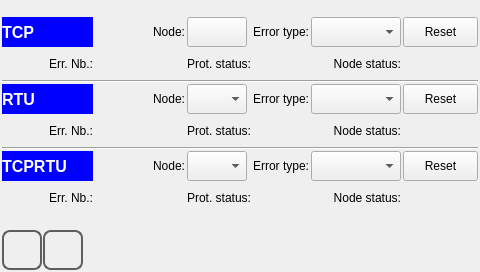
<?xml version="1.0" encoding="UTF-8"?>
<ui version="4.0">
 <class>comm_status</class>
 <widget class="QWidget" name="comm_status">
  <property name="geometry">
   <rect>
    <x>0</x>
    <y>0</y>
    <width>480</width>
    <height>272</height>
   </rect>
  </property>
  <property name="windowTitle">
   <string>comm_status</string>
  </property>
  <property name="styleSheet">
   <string notr="true">
QWidget#comm_status
{
}
QLabel
{
border-width: 2px;
}   </string>
  </property>
  <layout class="QVBoxLayout" name="verticalLayout">
   <property name="spacing">
    <number>1</number>
   </property>
   <property name="margin">
    <number>2</number>
   </property>
   <item>
    <spacer name="verticalSpacer_2">
     <property name="orientation">
      <enum>Qt::Vertical</enum>
     </property>
     <property name="sizeHint" stdset="0">
      <size>
       <width>20</width>
       <height>40</height>
      </size>
     </property>
    </spacer>
   </item>
   <item>
    <layout class="QGridLayout" name="gridLayout_3">
     <property name="margin">
      <number>0</number>
     </property>
     <property name="spacing">
      <number>2</number>
     </property>
     <item row="1" column="0">
      <widget class="QLabel" name="labelConuterTCPtxt">
       <property name="sizePolicy">
        <sizepolicy hsizetype="Preferred" vsizetype="Preferred">
         <horstretch>0</horstretch>
         <verstretch>0</verstretch>
        </sizepolicy>
       </property>
       <property name="minimumSize">
        <size>
         <width>0</width>
         <height>30</height>
        </size>
       </property>
       <property name="text">
        <string>Err. Nb.:</string>
       </property>
       <property name="alignment">
        <set>Qt::AlignRight|Qt::AlignTrailing|Qt::AlignVCenter</set>
       </property>
      </widget>
     </item>
     <item row="1" column="1">
      <widget class="QLabel" name="labelConuterTCPval">
       <property name="sizePolicy">
        <sizepolicy hsizetype="Preferred" vsizetype="Preferred">
         <horstretch>0</horstretch>
         <verstretch>0</verstretch>
        </sizepolicy>
       </property>
       <property name="text">
        <string/>
       </property>
      </widget>
     </item>
     <item row="1" column="4">
      <widget class="QLabel" name="labelErrorBitTCPtxt">
       <property name="sizePolicy">
        <sizepolicy hsizetype="Preferred" vsizetype="Preferred">
         <horstretch>0</horstretch>
         <verstretch>0</verstretch>
        </sizepolicy>
       </property>
       <property name="minimumSize">
        <size>
         <width>0</width>
         <height>30</height>
        </size>
       </property>
       <property name="text">
        <string>Node status:</string>
       </property>
       <property name="alignment">
        <set>Qt::AlignRight|Qt::AlignTrailing|Qt::AlignVCenter</set>
       </property>
      </widget>
     </item>
     <item row="1" column="5">
      <widget class="QLabel" name="labelErrorBitTCPval">
       <property name="sizePolicy">
        <sizepolicy hsizetype="Preferred" vsizetype="Preferred">
         <horstretch>0</horstretch>
         <verstretch>0</verstretch>
        </sizepolicy>
       </property>
       <property name="minimumSize">
        <size>
         <width>20</width>
         <height>20</height>
        </size>
       </property>
       <property name="maximumSize">
        <size>
         <width>20</width>
         <height>20</height>
        </size>
       </property>
       <property name="styleSheet">
        <string notr="true"/>
       </property>
       <property name="text">
        <string/>
       </property>
      </widget>
     </item>
     <item row="1" column="3">
      <widget class="QLabel" name="labelErrorStatusTCPval">
       <property name="sizePolicy">
        <sizepolicy hsizetype="Preferred" vsizetype="Preferred">
         <horstretch>0</horstretch>
         <verstretch>0</verstretch>
        </sizepolicy>
       </property>
       <property name="minimumSize">
        <size>
         <width>20</width>
         <height>20</height>
        </size>
       </property>
       <property name="maximumSize">
        <size>
         <width>20</width>
         <height>20</height>
        </size>
       </property>
       <property name="text">
        <string/>
       </property>
      </widget>
     </item>
     <item row="1" column="2">
      <widget class="QLabel" name="labelErrorStatusTCPtxt">
       <property name="sizePolicy">
        <sizepolicy hsizetype="Preferred" vsizetype="Preferred">
         <horstretch>0</horstretch>
         <verstretch>0</verstretch>
        </sizepolicy>
       </property>
       <property name="minimumSize">
        <size>
         <width>0</width>
         <height>30</height>
        </size>
       </property>
       <property name="text">
        <string>Prot. status:</string>
       </property>
       <property name="alignment">
        <set>Qt::AlignRight|Qt::AlignTrailing|Qt::AlignVCenter</set>
       </property>
      </widget>
     </item>
     <item row="0" column="1">
      <widget class="QLabel" name="labelNodeTCP">
       <property name="sizePolicy">
        <sizepolicy hsizetype="Preferred" vsizetype="Preferred">
         <horstretch>0</horstretch>
         <verstretch>0</verstretch>
        </sizepolicy>
       </property>
       <property name="minimumSize">
        <size>
         <width>0</width>
         <height>30</height>
        </size>
       </property>
       <property name="text">
        <string>Node:</string>
       </property>
       <property name="alignment">
        <set>Qt::AlignRight|Qt::AlignTrailing|Qt::AlignVCenter</set>
       </property>
      </widget>
     </item>
     <item row="0" column="2">
      <widget class="QPushButton" name="pushButtonNodeTCP">
       <property name="sizePolicy">
        <sizepolicy hsizetype="Preferred" vsizetype="Preferred">
         <horstretch>0</horstretch>
         <verstretch>0</verstretch>
        </sizepolicy>
       </property>
       <property name="minimumSize">
        <size>
         <width>50</width>
         <height>30</height>
        </size>
       </property>
       <property name="maximumSize">
        <size>
         <width>60</width>
         <height>16777215</height>
        </size>
       </property>
       <property name="text">
        <string/>
       </property>
      </widget>
     </item>
     <item row="0" column="3">
      <widget class="QLabel" name="labelTypeTCP">
       <property name="sizePolicy">
        <sizepolicy hsizetype="Preferred" vsizetype="Preferred">
         <horstretch>0</horstretch>
         <verstretch>0</verstretch>
        </sizepolicy>
       </property>
       <property name="minimumSize">
        <size>
         <width>0</width>
         <height>30</height>
        </size>
       </property>
       <property name="text">
        <string>Error type:</string>
       </property>
       <property name="alignment">
        <set>Qt::AlignRight|Qt::AlignTrailing|Qt::AlignVCenter</set>
       </property>
      </widget>
     </item>
     <item row="0" column="4">
      <widget class="QComboBox" name="comboBoxTypeTCP">
       <property name="sizePolicy">
        <sizepolicy hsizetype="Preferred" vsizetype="Preferred">
         <horstretch>0</horstretch>
         <verstretch>0</verstretch>
        </sizepolicy>
       </property>
       <property name="minimumSize">
        <size>
         <width>90</width>
         <height>30</height>
        </size>
       </property>
       <property name="maximumSize">
        <size>
         <width>90</width>
         <height>16777215</height>
        </size>
       </property>
      </widget>
     </item>
     <item row="0" column="5">
      <widget class="QPushButton" name="pushButtonResetTCP">
       <property name="sizePolicy">
        <sizepolicy hsizetype="Preferred" vsizetype="Preferred">
         <horstretch>0</horstretch>
         <verstretch>0</verstretch>
        </sizepolicy>
       </property>
       <property name="minimumSize">
        <size>
         <width>75</width>
         <height>30</height>
        </size>
       </property>
       <property name="maximumSize">
        <size>
         <width>75</width>
         <height>16777215</height>
        </size>
       </property>
       <property name="text">
        <string>Reset</string>
       </property>
      </widget>
     </item>
     <item row="0" column="0">
      <widget class="QLabel" name="labelTCP">
       <property name="sizePolicy">
        <sizepolicy hsizetype="Preferred" vsizetype="Preferred">
         <horstretch>0</horstretch>
         <verstretch>0</verstretch>
        </sizepolicy>
       </property>
       <property name="minimumSize">
        <size>
         <width>0</width>
         <height>30</height>
        </size>
       </property>
       <property name="font">
        <font>
         <pointsize>12</pointsize>
         <weight>75</weight>
         <bold>true</bold>
        </font>
       </property>
       <property name="styleSheet">
        <string notr="true">background-color: rgb(0, 0, 255); color: rgb(255,255,255);</string>
       </property>
       <property name="text">
        <string>TCP</string>
       </property>
       <property name="alignment">
        <set>Qt::AlignLeading|Qt::AlignLeft|Qt::AlignVCenter</set>
       </property>
      </widget>
     </item>
    </layout>
   </item>
   <item>
    <widget class="Line" name="line_2">
     <property name="orientation">
      <enum>Qt::Horizontal</enum>
     </property>
    </widget>
   </item>
   <item>
    <layout class="QGridLayout" name="gridLayout">
     <property name="margin">
      <number>0</number>
     </property>
     <property name="spacing">
      <number>2</number>
     </property>
     <item row="1" column="0">
      <widget class="QLabel" name="labelConuterRTUtxt">
       <property name="sizePolicy">
        <sizepolicy hsizetype="Preferred" vsizetype="Preferred">
         <horstretch>0</horstretch>
         <verstretch>0</verstretch>
        </sizepolicy>
       </property>
       <property name="minimumSize">
        <size>
         <width>0</width>
         <height>30</height>
        </size>
       </property>
       <property name="text">
        <string>Err. Nb.:</string>
       </property>
       <property name="alignment">
        <set>Qt::AlignRight|Qt::AlignTrailing|Qt::AlignVCenter</set>
       </property>
      </widget>
     </item>
     <item row="1" column="1">
      <widget class="QLabel" name="labelConuterRTUval">
       <property name="sizePolicy">
        <sizepolicy hsizetype="Preferred" vsizetype="Preferred">
         <horstretch>0</horstretch>
         <verstretch>0</verstretch>
        </sizepolicy>
       </property>
       <property name="text">
        <string/>
       </property>
      </widget>
     </item>
     <item row="1" column="2">
      <widget class="QLabel" name="labelErrorStatusRTUtxt">
       <property name="sizePolicy">
        <sizepolicy hsizetype="Preferred" vsizetype="Preferred">
         <horstretch>0</horstretch>
         <verstretch>0</verstretch>
        </sizepolicy>
       </property>
       <property name="minimumSize">
        <size>
         <width>0</width>
         <height>30</height>
        </size>
       </property>
       <property name="text">
        <string>Prot. status:</string>
       </property>
       <property name="alignment">
        <set>Qt::AlignRight|Qt::AlignTrailing|Qt::AlignVCenter</set>
       </property>
      </widget>
     </item>
     <item row="1" column="3">
      <widget class="QLabel" name="labelErrorStatusRTUval">
       <property name="sizePolicy">
        <sizepolicy hsizetype="Preferred" vsizetype="Preferred">
         <horstretch>0</horstretch>
         <verstretch>0</verstretch>
        </sizepolicy>
       </property>
       <property name="minimumSize">
        <size>
         <width>20</width>
         <height>20</height>
        </size>
       </property>
       <property name="maximumSize">
        <size>
         <width>20</width>
         <height>20</height>
        </size>
       </property>
       <property name="text">
        <string/>
       </property>
      </widget>
     </item>
     <item row="1" column="4">
      <widget class="QLabel" name="labelErrorBitRTUtxt">
       <property name="sizePolicy">
        <sizepolicy hsizetype="Preferred" vsizetype="Preferred">
         <horstretch>0</horstretch>
         <verstretch>0</verstretch>
        </sizepolicy>
       </property>
       <property name="minimumSize">
        <size>
         <width>0</width>
         <height>30</height>
        </size>
       </property>
       <property name="text">
        <string>Node status:</string>
       </property>
       <property name="alignment">
        <set>Qt::AlignRight|Qt::AlignTrailing|Qt::AlignVCenter</set>
       </property>
      </widget>
     </item>
     <item row="1" column="5">
      <widget class="QLabel" name="labelErrorBitRTUval">
       <property name="sizePolicy">
        <sizepolicy hsizetype="Preferred" vsizetype="Preferred">
         <horstretch>0</horstretch>
         <verstretch>0</verstretch>
        </sizepolicy>
       </property>
       <property name="minimumSize">
        <size>
         <width>20</width>
         <height>20</height>
        </size>
       </property>
       <property name="maximumSize">
        <size>
         <width>20</width>
         <height>20</height>
        </size>
       </property>
       <property name="text">
        <string/>
       </property>
      </widget>
     </item>
     <item row="0" column="1">
      <widget class="QLabel" name="labelNodeRTU">
       <property name="sizePolicy">
        <sizepolicy hsizetype="Preferred" vsizetype="Preferred">
         <horstretch>0</horstretch>
         <verstretch>0</verstretch>
        </sizepolicy>
       </property>
       <property name="minimumSize">
        <size>
         <width>0</width>
         <height>30</height>
        </size>
       </property>
       <property name="text">
        <string>Node:</string>
       </property>
       <property name="alignment">
        <set>Qt::AlignRight|Qt::AlignTrailing|Qt::AlignVCenter</set>
       </property>
      </widget>
     </item>
     <item row="0" column="2">
      <widget class="QComboBox" name="comboBoxNodeRTU">
       <property name="sizePolicy">
        <sizepolicy hsizetype="Preferred" vsizetype="Preferred">
         <horstretch>0</horstretch>
         <verstretch>0</verstretch>
        </sizepolicy>
       </property>
       <property name="minimumSize">
        <size>
         <width>50</width>
         <height>30</height>
        </size>
       </property>
       <property name="maximumSize">
        <size>
         <width>60</width>
         <height>16777215</height>
        </size>
       </property>
      </widget>
     </item>
     <item row="0" column="3">
      <widget class="QLabel" name="labelTypeRTU">
       <property name="sizePolicy">
        <sizepolicy hsizetype="Preferred" vsizetype="Preferred">
         <horstretch>0</horstretch>
         <verstretch>0</verstretch>
        </sizepolicy>
       </property>
       <property name="minimumSize">
        <size>
         <width>0</width>
         <height>30</height>
        </size>
       </property>
       <property name="text">
        <string>Error type:</string>
       </property>
       <property name="alignment">
        <set>Qt::AlignRight|Qt::AlignTrailing|Qt::AlignVCenter</set>
       </property>
      </widget>
     </item>
     <item row="0" column="4">
      <widget class="QComboBox" name="comboBoxTypeRTU">
       <property name="sizePolicy">
        <sizepolicy hsizetype="Preferred" vsizetype="Preferred">
         <horstretch>0</horstretch>
         <verstretch>0</verstretch>
        </sizepolicy>
       </property>
       <property name="minimumSize">
        <size>
         <width>90</width>
         <height>30</height>
        </size>
       </property>
       <property name="maximumSize">
        <size>
         <width>90</width>
         <height>16777215</height>
        </size>
       </property>
      </widget>
     </item>
     <item row="0" column="5">
      <widget class="QPushButton" name="pushButtonResetRTU">
       <property name="sizePolicy">
        <sizepolicy hsizetype="Preferred" vsizetype="Preferred">
         <horstretch>0</horstretch>
         <verstretch>0</verstretch>
        </sizepolicy>
       </property>
       <property name="minimumSize">
        <size>
         <width>75</width>
         <height>30</height>
        </size>
       </property>
       <property name="maximumSize">
        <size>
         <width>75</width>
         <height>16777215</height>
        </size>
       </property>
       <property name="text">
        <string>Reset</string>
       </property>
      </widget>
     </item>
     <item row="0" column="0">
      <widget class="QLabel" name="labelRTU">
       <property name="sizePolicy">
        <sizepolicy hsizetype="Preferred" vsizetype="Preferred">
         <horstretch>0</horstretch>
         <verstretch>0</verstretch>
        </sizepolicy>
       </property>
       <property name="minimumSize">
        <size>
         <width>0</width>
         <height>30</height>
        </size>
       </property>
       <property name="font">
        <font>
         <pointsize>12</pointsize>
         <weight>75</weight>
         <bold>true</bold>
        </font>
       </property>
       <property name="styleSheet">
        <string notr="true">background-color: rgb(0, 0, 255); color: rgb(255,255,255);</string>
       </property>
       <property name="text">
        <string>RTU</string>
       </property>
       <property name="alignment">
        <set>Qt::AlignLeading|Qt::AlignLeft|Qt::AlignVCenter</set>
       </property>
      </widget>
     </item>
    </layout>
   </item>
   <item>
    <widget class="Line" name="line">
     <property name="orientation">
      <enum>Qt::Horizontal</enum>
     </property>
    </widget>
   </item>
   <item>
    <layout class="QGridLayout" name="gridLayout_2">
     <property name="margin">
      <number>0</number>
     </property>
     <property name="spacing">
      <number>2</number>
     </property>
     <item row="1" column="0">
      <widget class="QLabel" name="labelConuterTCPRTUtxt">
       <property name="sizePolicy">
        <sizepolicy hsizetype="Preferred" vsizetype="Preferred">
         <horstretch>0</horstretch>
         <verstretch>0</verstretch>
        </sizepolicy>
       </property>
       <property name="minimumSize">
        <size>
         <width>0</width>
         <height>30</height>
        </size>
       </property>
       <property name="text">
        <string>Err. Nb.:</string>
       </property>
       <property name="alignment">
        <set>Qt::AlignRight|Qt::AlignTrailing|Qt::AlignVCenter</set>
       </property>
      </widget>
     </item>
     <item row="1" column="1">
      <widget class="QLabel" name="labelConuterTCPRTUval">
       <property name="sizePolicy">
        <sizepolicy hsizetype="Preferred" vsizetype="Preferred">
         <horstretch>0</horstretch>
         <verstretch>0</verstretch>
        </sizepolicy>
       </property>
       <property name="text">
        <string/>
       </property>
      </widget>
     </item>
     <item row="1" column="3">
      <widget class="QLabel" name="labelErrorStatusTCPRTUval">
       <property name="sizePolicy">
        <sizepolicy hsizetype="Preferred" vsizetype="Preferred">
         <horstretch>0</horstretch>
         <verstretch>0</verstretch>
        </sizepolicy>
       </property>
       <property name="minimumSize">
        <size>
         <width>20</width>
         <height>20</height>
        </size>
       </property>
       <property name="maximumSize">
        <size>
         <width>20</width>
         <height>20</height>
        </size>
       </property>
       <property name="text">
        <string/>
       </property>
      </widget>
     </item>
     <item row="1" column="5">
      <widget class="QLabel" name="labelErrorBitTCPRTUval">
       <property name="sizePolicy">
        <sizepolicy hsizetype="Preferred" vsizetype="Preferred">
         <horstretch>0</horstretch>
         <verstretch>0</verstretch>
        </sizepolicy>
       </property>
       <property name="minimumSize">
        <size>
         <width>20</width>
         <height>20</height>
        </size>
       </property>
       <property name="maximumSize">
        <size>
         <width>20</width>
         <height>20</height>
        </size>
       </property>
       <property name="text">
        <string/>
       </property>
      </widget>
     </item>
     <item row="1" column="2">
      <widget class="QLabel" name="labelErrorStatusTCPRTUtxt">
       <property name="sizePolicy">
        <sizepolicy hsizetype="Preferred" vsizetype="Preferred">
         <horstretch>0</horstretch>
         <verstretch>0</verstretch>
        </sizepolicy>
       </property>
       <property name="minimumSize">
        <size>
         <width>0</width>
         <height>30</height>
        </size>
       </property>
       <property name="text">
        <string>Prot. status:</string>
       </property>
       <property name="alignment">
        <set>Qt::AlignRight|Qt::AlignTrailing|Qt::AlignVCenter</set>
       </property>
      </widget>
     </item>
     <item row="1" column="4">
      <widget class="QLabel" name="labelErrorBitTCPRTUtxt">
       <property name="sizePolicy">
        <sizepolicy hsizetype="Preferred" vsizetype="Preferred">
         <horstretch>0</horstretch>
         <verstretch>0</verstretch>
        </sizepolicy>
       </property>
       <property name="minimumSize">
        <size>
         <width>0</width>
         <height>30</height>
        </size>
       </property>
       <property name="text">
        <string>Node status:</string>
       </property>
       <property name="alignment">
        <set>Qt::AlignRight|Qt::AlignTrailing|Qt::AlignVCenter</set>
       </property>
      </widget>
     </item>
     <item row="0" column="1">
      <widget class="QLabel" name="labelNodeTCPRTU">
       <property name="sizePolicy">
        <sizepolicy hsizetype="Preferred" vsizetype="Preferred">
         <horstretch>0</horstretch>
         <verstretch>0</verstretch>
        </sizepolicy>
       </property>
       <property name="minimumSize">
        <size>
         <width>0</width>
         <height>30</height>
        </size>
       </property>
       <property name="text">
        <string>Node:</string>
       </property>
       <property name="alignment">
        <set>Qt::AlignRight|Qt::AlignTrailing|Qt::AlignVCenter</set>
       </property>
      </widget>
     </item>
     <item row="0" column="2">
      <widget class="QComboBox" name="comboBoxNodeTCPRTU">
       <property name="minimumSize">
        <size>
         <width>50</width>
         <height>30</height>
        </size>
       </property>
       <property name="maximumSize">
        <size>
         <width>60</width>
         <height>16777215</height>
        </size>
       </property>
      </widget>
     </item>
     <item row="0" column="3">
      <widget class="QLabel" name="labelTypeTCPRTU">
       <property name="sizePolicy">
        <sizepolicy hsizetype="Preferred" vsizetype="Preferred">
         <horstretch>0</horstretch>
         <verstretch>0</verstretch>
        </sizepolicy>
       </property>
       <property name="minimumSize">
        <size>
         <width>0</width>
         <height>30</height>
        </size>
       </property>
       <property name="text">
        <string>Error type:</string>
       </property>
       <property name="alignment">
        <set>Qt::AlignRight|Qt::AlignTrailing|Qt::AlignVCenter</set>
       </property>
      </widget>
     </item>
     <item row="0" column="4">
      <widget class="QComboBox" name="comboBoxTypeTCPRTU">
       <property name="sizePolicy">
        <sizepolicy hsizetype="Preferred" vsizetype="Preferred">
         <horstretch>0</horstretch>
         <verstretch>0</verstretch>
        </sizepolicy>
       </property>
       <property name="minimumSize">
        <size>
         <width>90</width>
         <height>30</height>
        </size>
       </property>
       <property name="maximumSize">
        <size>
         <width>90</width>
         <height>16777215</height>
        </size>
       </property>
      </widget>
     </item>
     <item row="0" column="5">
      <widget class="QPushButton" name="pushButtonResetTCPRTU">
       <property name="sizePolicy">
        <sizepolicy hsizetype="Preferred" vsizetype="Preferred">
         <horstretch>0</horstretch>
         <verstretch>0</verstretch>
        </sizepolicy>
       </property>
       <property name="minimumSize">
        <size>
         <width>75</width>
         <height>30</height>
        </size>
       </property>
       <property name="maximumSize">
        <size>
         <width>75</width>
         <height>16777215</height>
        </size>
       </property>
       <property name="text">
        <string>Reset</string>
       </property>
      </widget>
     </item>
     <item row="0" column="0">
      <widget class="QLabel" name="labelTCPRTU">
       <property name="sizePolicy">
        <sizepolicy hsizetype="Preferred" vsizetype="Preferred">
         <horstretch>0</horstretch>
         <verstretch>0</verstretch>
        </sizepolicy>
       </property>
       <property name="minimumSize">
        <size>
         <width>0</width>
         <height>30</height>
        </size>
       </property>
       <property name="font">
        <font>
         <pointsize>12</pointsize>
         <weight>75</weight>
         <bold>true</bold>
        </font>
       </property>
       <property name="styleSheet">
        <string notr="true">background-color: rgb(0, 0, 255); color: rgb(255,255,255);</string>
       </property>
       <property name="text">
        <string>TCPRTU</string>
       </property>
       <property name="alignment">
        <set>Qt::AlignLeading|Qt::AlignLeft|Qt::AlignVCenter</set>
       </property>
      </widget>
     </item>
    </layout>
   </item>
   <item>
    <spacer name="verticalSpacer">
     <property name="orientation">
      <enum>Qt::Vertical</enum>
     </property>
     <property name="sizeHint" stdset="0">
      <size>
       <width>20</width>
       <height>40</height>
      </size>
     </property>
    </spacer>
   </item>
   <item>
    <layout class="QHBoxLayout" name="horizontalLayout_2">
     <item>
      <widget class="QPushButton" name="pushButtonHome">
       <property name="sizePolicy">
        <sizepolicy hsizetype="Minimum" vsizetype="Fixed">
         <horstretch>60</horstretch>
         <verstretch>60</verstretch>
        </sizepolicy>
       </property>
       <property name="minimumSize">
        <size>
         <width>40</width>
         <height>40</height>
        </size>
       </property>
       <property name="maximumSize">
        <size>
         <width>40</width>
         <height>40</height>
        </size>
       </property>
       <property name="focusPolicy">
        <enum>Qt::NoFocus</enum>
       </property>
       <property name="styleSheet">
        <string notr="true">QPushButton
{
border: 2px solid  rgb(94, 94, 94);
border-radius: 8px;
qproperty-icon: url(:/systemicons/img/Home.png);
qproperty-iconSize: 24px 24px;
qproperty-focusPolicy: NoFocus;
}
QPushButton:pressed
{
border: 2px solid  rgb(194, 194, 194);
background-color:  rgb(255, 255, 127);
}
QPushButton:disabled
{
border: 2px solid  rgb(194, 194, 194);
}
</string>
       </property>
       <property name="text">
        <string/>
       </property>
      </widget>
     </item>
     <item>
      <widget class="QPushButton" name="pushButtonBack">
       <property name="sizePolicy">
        <sizepolicy hsizetype="Minimum" vsizetype="Fixed">
         <horstretch>60</horstretch>
         <verstretch>60</verstretch>
        </sizepolicy>
       </property>
       <property name="minimumSize">
        <size>
         <width>40</width>
         <height>40</height>
        </size>
       </property>
       <property name="maximumSize">
        <size>
         <width>40</width>
         <height>40</height>
        </size>
       </property>
       <property name="focusPolicy">
        <enum>Qt::NoFocus</enum>
       </property>
       <property name="styleSheet">
        <string notr="true">QPushButton
{
border: 2px solid  rgb(94, 94, 94);
border-radius: 8px;
qproperty-icon: url(:/systemicons/img/Go_back.png);
qproperty-iconSize: 24px 24px;
qproperty-focusPolicy: NoFocus;
}
QPushButton:pressed
{
border: 2px solid  rgb(194, 194, 194);
background-color:  rgb(255, 255, 127);
}
QPushButton:disabled
{
border: 2px solid  rgb(194, 194, 194);
}
</string>
       </property>
       <property name="text">
        <string/>
       </property>
      </widget>
     </item>
     <item>
      <widget class="QLabel" name="labelInfo">
       <property name="sizePolicy">
        <sizepolicy hsizetype="MinimumExpanding" vsizetype="Preferred">
         <horstretch>0</horstretch>
         <verstretch>0</verstretch>
        </sizepolicy>
       </property>
       <property name="text">
        <string/>
       </property>
       <property name="alignment">
        <set>Qt::AlignCenter</set>
       </property>
      </widget>
     </item>
    </layout>
   </item>
  </layout>
 </widget>
 <resources/>
 <connections/>
 <slots>
  <slot>goto_page(const char*,bool)</slot>
 </slots>
</ui>
